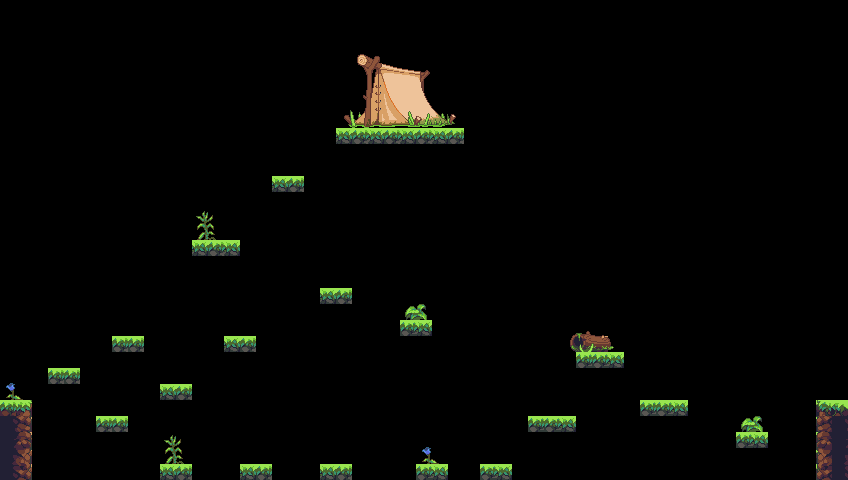

Rendered tile map (Tiled .tmx) drawn with the repository's tilesets; below, a short description and the map source with its tile grids summarised:
An orthogonal 53x30 tile map with 16x16 px tiles, 3 tile layers (collisions, Plateforme, Foreground), 3 hidden layers not drawn, 3 tilesets.

<map version="1.4" tiledversion="1.4.3" orientation="orthogonal" renderorder="right-down" width="53" height="30" tilewidth="16" tileheight="16" infinite="0" nextlayerid="7" nextobjectid="1">
 <tileset firstgid="1" source="Background.tsx" />
 <tileset firstgid="31801" source="Jungle_terrain.tsx" />
 <tileset firstgid="33481" source="objects.tsx" />
 <layer id="6" name="collisions" width="53" height="30">
  <data>[1590 cells, 66 non-empty, 1 distinct tile ids]</data>
 </layer>
 <layer id="1" name="Background" width="53" height="30" visible="0">
  <data>[1590 cells, 1590 non-empty, 1590 distinct tile ids]</data>
 </layer>
 <layer id="2" name="Background2" width="53" height="30" visible="0">
  <data>[1590 cells, 0 non-empty, 0 distinct tile ids]</data>
 </layer>
 <layer id="3" name="Water" width="53" height="30" visible="0">
  <data>[1590 cells, 0 non-empty, 0 distinct tile ids]</data>
 </layer>
 <layer id="4" name="Plateforme" width="53" height="30">
  <data>[1590 cells, 108 non-empty, 59 distinct tile ids]</data>
 </layer>
 <layer id="5" name="Foreground" width="53" height="30">
  <data>[1590 cells, 28 non-empty, 18 distinct tile ids]</data>
 </layer>
</map>
